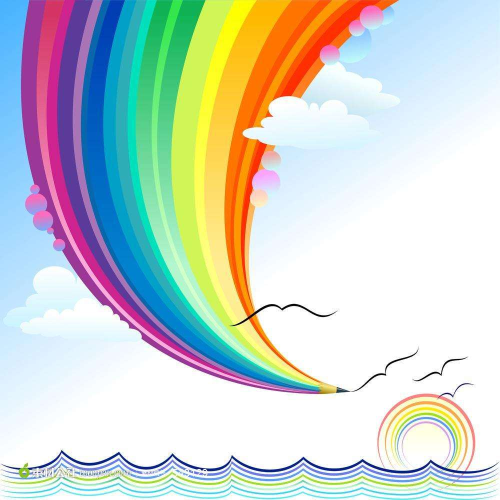
%> input picture Matlab/Image_proc/HSV/HSV_check.jpg, 1000 x 1000 px (shown at 1/2 size)
$ octave check.m   (GNU Octave 9; MATLAB toolbox functions it lacks are replaced by stand-ins)
%> lines starting %> are read from the running program, lines starting %| are printed output that depends on the picture
% 读取 RGB 图片
rgbImage = imread('HSV_check.jpg');
%> rgbImage is the input picture: size 1000x1000x3 uint8; mean R, G, B 203.4, 211.6, 204.9

% 将 RGB 转换为 HSV
hsvImage = rgb2hsv(rgbImage);
%> hsvImage: size 1000x1000x3 double; mean H, S, V 0.349, 0.316, 0.937

% 调整 H 分量
modifiedHsvImageH = hsvImage;
modifiedHsvImageH(:,:,1) = mod(modifiedHsvImageH(:,:,1) + 0.4, 1);
%> modifiedHsvImageH: size 1000x1000x3 double; mean H, S, V 0.615, 0.316, 0.937

% 调整 S 分量
modifiedHsvImageS = hsvImage;
modifiedHsvImageS(:,:,2) = modifiedHsvImageS(:,:,2) + 0.524;
%> modifiedHsvImageS: size 1000x1000x3 double; mean H, S, V 0.349, 0.84, 0.937

% 调整 V 分量
modifiedHsvImageV = hsvImage;
modifiedHsvImageV(:,:,3) = modifiedHsvImageV(:,:,3) + 0.57;
%> modifiedHsvImageV: size 1000x1000x3 double; mean H, S, V 0.349, 0.316, 1.51

% 将修改后的 HSV 转换为 RGB 图像
modifiedRgbImageH = hsv2rgb(modifiedHsvImageH);
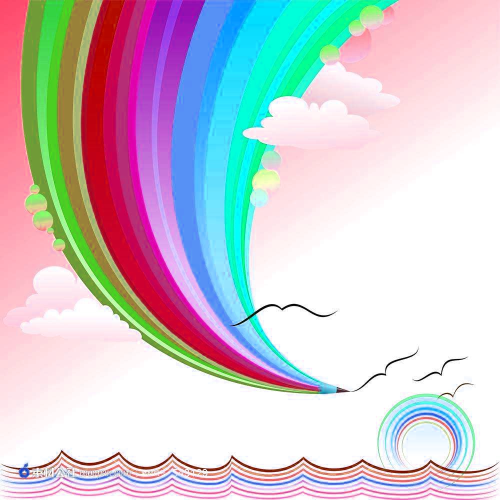
%> modifiedRgbImageH: size 1000x1000x3 double (shown at 1/2 size); mean R, G, B 0.803, 0.784, 0.816
modifiedRgbImageS = hsv2rgb(modifiedHsvImageS);
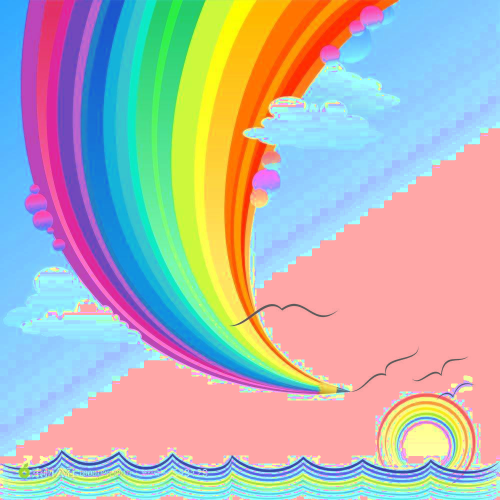
%> modifiedRgbImageS: size 1000x1000x3 double (shown at 1/2 size); mean R, G, B 0.565, 0.559, 0.545; drawn with min black and max white
modifiedRgbImageV = hsv2rgb(modifiedHsvImageV);
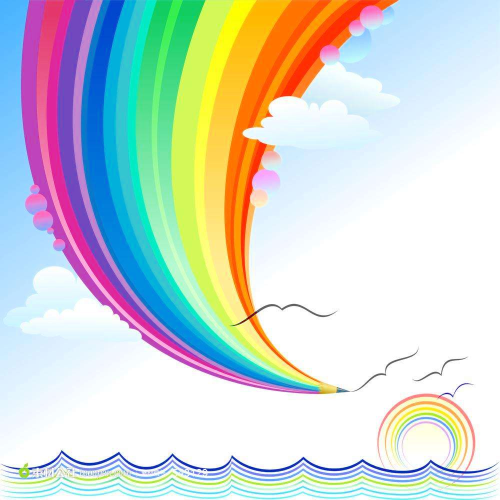
%> modifiedRgbImageV: size 1000x1000x3 double (shown at 1/2 size); mean R, G, B 1.27, 1.33, 1.29; drawn with min black and max white

% 创建显示窗口并显示图像
figure('Name', 'HSV');
set(gcf, 'MenuBar', 'none');
set(gcf, 'ToolBar', 'none');
set(gcf, 'Units', 'pixels');
set(gcf, 'Position', [100, 100, 1119, 600]);
% 第一行第一列：原始 RGB 图像
subplot(2, 2, 1);
imshow(rgbImage);
title('原图');

% 第一行第二列：调整 H 分量后的 RGB 图像
subplot(2, 2, 2);
imshow(modifiedRgbImageH);
title('增强 H 分量(色相)');

% 第二行第一列：调整 S 分量后的 RGB 图像
subplot(2, 2, 3);
imshow(modifiedRgbImageS);
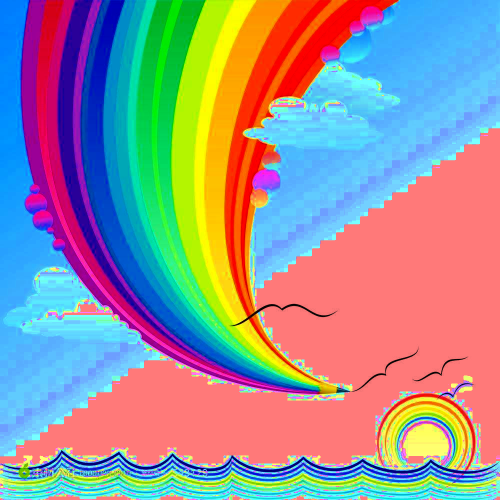
%> displayed picture: size 1000x1000x3, on the screen's scale of 0 to 255 (shown at 1/2 size); mean R, G, B 152.7, 145.2, 149.3
title('增强 S 分量(饱和度)');

% 第二行第二列：调整 V 分量后的 RGB 图像
subplot(2, 2, 4);
imshow(modifiedRgbImageV);
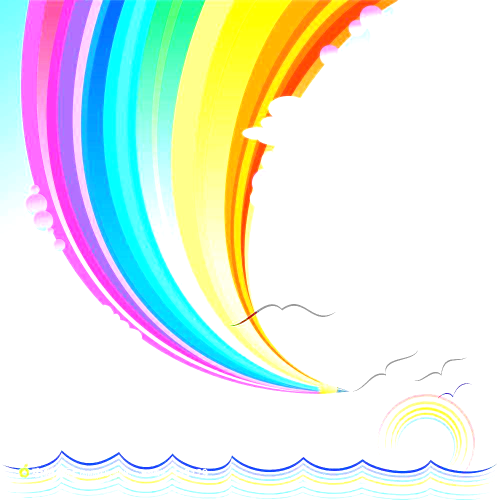
%> displayed picture: size 1000x1000x3, on the screen's scale of 0 to 255 (shown at 1/2 size); mean R, G, B 227.9, 236.9, 229.4
title('增强 V 分量(明度)');

disp('操作完成！');
